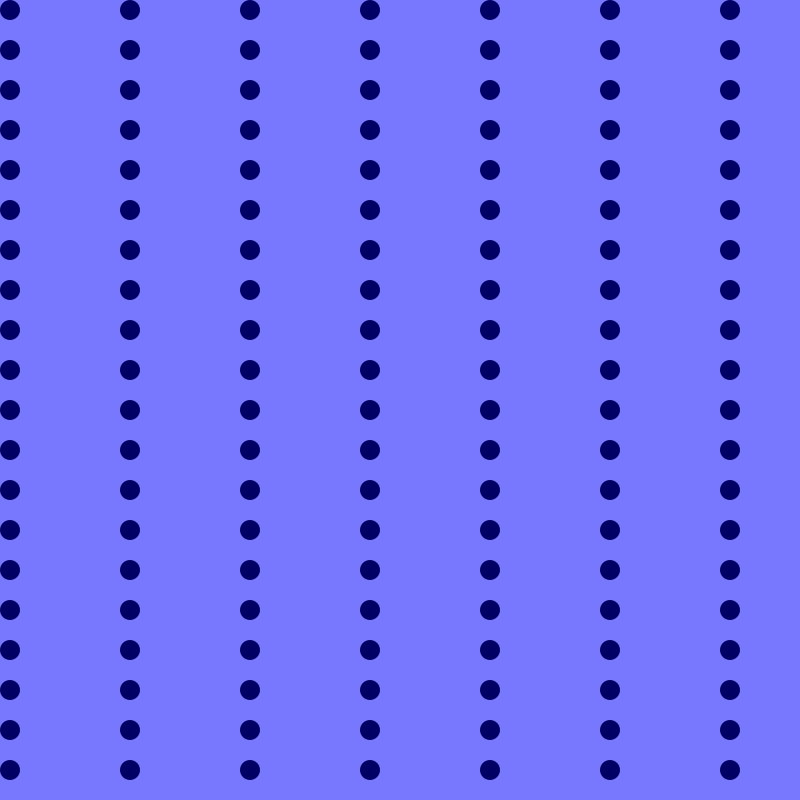
Frame 1 (no input)
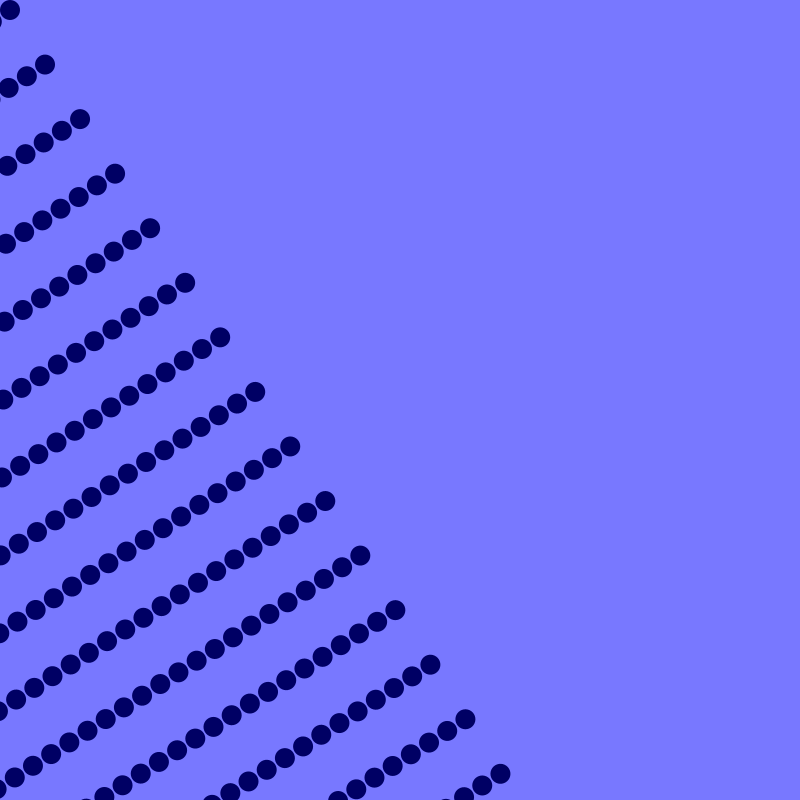
Frame 60 (the mouse pressed at the canvas centre just before this capture)
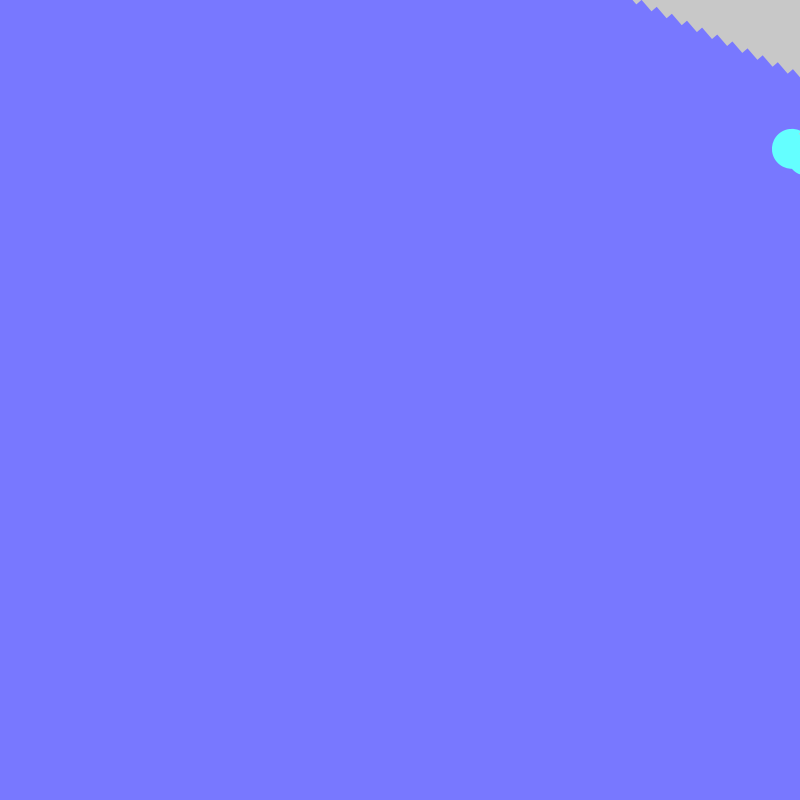
Frame 120 (the mouse held since frame 60 and released just before this capture)

The Processing sketch that drew these frames (run headless with seeded random() and noise(); from frame 60 on, the mouse is pressed at the canvas centre):

// Processing sketch: processing_156827
// ── processing_156827.pde

//easing effect

float posX = 0;
float posY = 0;
float easing = 0.1;

void setup() {
  size(800, 800);
  background(120, 200, 0);
  noStroke();
}



void draw () {
//  fill(279, 279, 0);
//  rect(0, 0, width, height);
  //draw the cover transparent rect
  posX += (mouseX - posX) * easing;
  posY += (mouseY - posY) * easing;
  background(120, 120, 255);
  

  fill(120, 200, 0);
  for (int i = 0; i < 60; i++) {
    for(int j = 0; j < 60; j++) {
    drawShape(i, j);
    }
  }
}
    
  
  void drawShape(int count, int countj) {
    pushMatrix();
    translate(posX + count * 20 + 10, posY + countj * 20 + 10);
  rotate(frameCount/30);
  if(count%3 == 0) {
    fill(0, 0, 100 );
    ellipse(posX + count * 20, posY + countj * 20, 20, 20);
//    ellipse(posX/(i*0.1) + i * 0.5, posY/(i * 0.1) + i * 0.5, 190, 190);
    //  ellipse(posX, posY, 20, 20);
  }
  
  else if(count%3 == 1) {
      fill(100, 270, 270);
    ellipse(posX + count * -100, posY + countj * 20, 40, 40);
  }
    else {
      fill(200, 200, 200);
      rect(posX + count * -100, posY + countj * 20, 120, 120);
    }
    popMatrix();
  }
  
